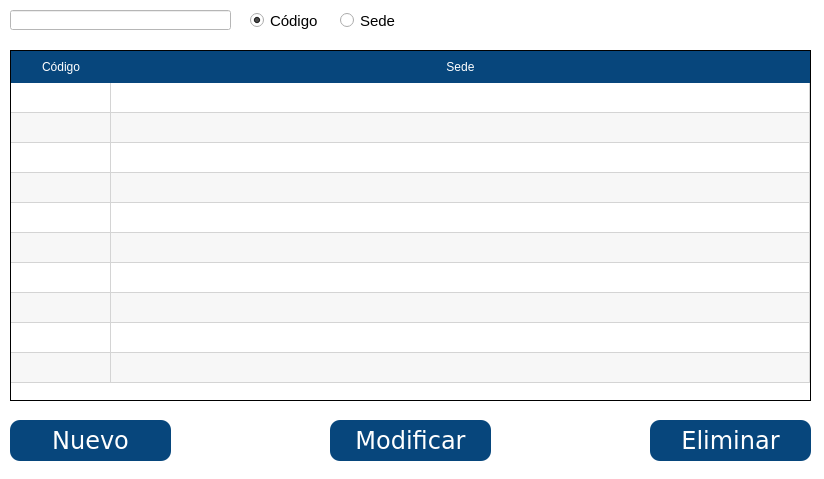
<?xml version="1.0" encoding="UTF-8"?>
<ui version="4.0">
 <class>Sedes</class>
 <widget class="QDialog" name="Sedes">
  <property name="geometry">
   <rect>
    <x>0</x>
    <y>0</y>
    <width>824</width>
    <height>479</height>
   </rect>
  </property>
  <property name="minimumSize">
   <size>
    <width>824</width>
    <height>479</height>
   </size>
  </property>
  <property name="maximumSize">
   <size>
    <width>824</width>
    <height>479</height>
   </size>
  </property>
  <property name="windowTitle">
   <string>Sedes</string>
  </property>
  <property name="styleSheet">
   <string notr="true">background-color: rgb(255, 255, 255);</string>
  </property>
  <widget class="QLineEdit" name="tx_buscar">
   <property name="geometry">
    <rect>
     <x>10</x>
     <y>10</y>
     <width>221</width>
     <height>20</height>
    </rect>
   </property>
   <property name="font">
    <font>
     <family>Tahoma</family>
     <pointsize>11</pointsize>
    </font>
   </property>
  </widget>
  <widget class="QRadioButton" name="radioButton_sede">
   <property name="geometry">
    <rect>
     <x>340</x>
     <y>10</y>
     <width>82</width>
     <height>21</height>
    </rect>
   </property>
   <property name="font">
    <font>
     <family>Tahoma</family>
     <pointsize>11</pointsize>
    </font>
   </property>
   <property name="focusPolicy">
    <enum>Qt::TabFocus</enum>
   </property>
   <property name="text">
    <string>Sede</string>
   </property>
  </widget>
  <widget class="QPushButton" name="bt_eliminar">
   <property name="geometry">
    <rect>
     <x>650</x>
     <y>420</y>
     <width>161</width>
     <height>41</height>
    </rect>
   </property>
   <property name="font">
    <font>
     <family>Verdana</family>
     <pointsize>18</pointsize>
     <weight>50</weight>
     <italic>false</italic>
     <bold>false</bold>
    </font>
   </property>
   <property name="focusPolicy">
    <enum>Qt::NoFocus</enum>
   </property>
   <property name="styleSheet">
    <string notr="true">background-color: rgb(7, 70, 124);
font: 18pt &quot;Verdana&quot;;
border-radius: 10px;
color: rgb(255, 255, 255);</string>
   </property>
   <property name="text">
    <string>Eliminar</string>
   </property>
   <property name="autoDefault">
    <bool>false</bool>
   </property>
   <property name="default">
    <bool>false</bool>
   </property>
   <property name="flat">
    <bool>false</bool>
   </property>
  </widget>
  <widget class="QTableWidget" name="tableWidgetSedes">
   <property name="geometry">
    <rect>
     <x>10</x>
     <y>50</y>
     <width>801</width>
     <height>351</height>
    </rect>
   </property>
   <property name="font">
    <font>
     <family>Verdana</family>
     <pointsize>11</pointsize>
     <weight>50</weight>
     <italic>false</italic>
     <bold>false</bold>
    </font>
   </property>
   <property name="focusPolicy">
    <enum>Qt::StrongFocus</enum>
   </property>
   <property name="styleSheet">
    <string notr="true">QHeaderView::section {
    background-color:  rgb(7, 70, 124);
	color: rgb(255, 255, 255);
	font: 12pt &quot;Verdana&quot;;
    border: 0px solid #ff0000;
    height: 32px;
}

QTableWidget {
	font: 11pt &quot;Verdana&quot;;
    border: 1px solid;
}

QTableWidget::item{
    selection-background-color: rgb(7, 70, 124);
	selection-color: rgb(255, 255, 255);
}
</string>
   </property>
   <property name="autoScroll">
    <bool>true</bool>
   </property>
   <property name="editTriggers">
    <set>QAbstractItemView::NoEditTriggers</set>
   </property>
   <property name="tabKeyNavigation">
    <bool>false</bool>
   </property>
   <property name="showDropIndicator" stdset="0">
    <bool>true</bool>
   </property>
   <property name="dragEnabled">
    <bool>false</bool>
   </property>
   <property name="dragDropOverwriteMode">
    <bool>true</bool>
   </property>
   <property name="alternatingRowColors">
    <bool>true</bool>
   </property>
   <property name="selectionMode">
    <enum>QAbstractItemView::SingleSelection</enum>
   </property>
   <property name="selectionBehavior">
    <enum>QAbstractItemView::SelectRows</enum>
   </property>
   <property name="textElideMode">
    <enum>Qt::ElideRight</enum>
   </property>
   <property name="showGrid">
    <bool>true</bool>
   </property>
   <property name="gridStyle">
    <enum>Qt::SolidLine</enum>
   </property>
   <property name="wordWrap">
    <bool>true</bool>
   </property>
   <property name="cornerButtonEnabled">
    <bool>true</bool>
   </property>
   <property name="rowCount">
    <number>10</number>
   </property>
   <property name="columnCount">
    <number>2</number>
   </property>
   <attribute name="horizontalHeaderVisible">
    <bool>true</bool>
   </attribute>
   <attribute name="horizontalHeaderCascadingSectionResizes">
    <bool>false</bool>
   </attribute>
   <attribute name="horizontalHeaderHighlightSections">
    <bool>false</bool>
   </attribute>
   <attribute name="horizontalHeaderShowSortIndicator" stdset="0">
    <bool>false</bool>
   </attribute>
   <attribute name="horizontalHeaderStretchLastSection">
    <bool>true</bool>
   </attribute>
   <attribute name="verticalHeaderVisible">
    <bool>false</bool>
   </attribute>
   <attribute name="verticalHeaderHighlightSections">
    <bool>true</bool>
   </attribute>
   <row/>
   <row/>
   <row/>
   <row/>
   <row/>
   <row/>
   <row/>
   <row/>
   <row/>
   <row/>
   <column>
    <property name="text">
     <string>Código</string>
    </property>
   </column>
   <column>
    <property name="text">
     <string>Sede</string>
    </property>
   </column>
  </widget>
  <widget class="QPushButton" name="bt_modificar">
   <property name="geometry">
    <rect>
     <x>330</x>
     <y>420</y>
     <width>161</width>
     <height>41</height>
    </rect>
   </property>
   <property name="font">
    <font>
     <family>Verdana</family>
     <pointsize>18</pointsize>
     <weight>50</weight>
     <italic>false</italic>
     <bold>false</bold>
    </font>
   </property>
   <property name="focusPolicy">
    <enum>Qt::NoFocus</enum>
   </property>
   <property name="styleSheet">
    <string notr="true">background-color: rgb(7, 70, 124);
font: 18pt &quot;Verdana&quot;;
border-radius: 10px;
color: rgb(255, 255, 255);</string>
   </property>
   <property name="text">
    <string>Modificar</string>
   </property>
   <property name="autoDefault">
    <bool>false</bool>
   </property>
   <property name="default">
    <bool>false</bool>
   </property>
   <property name="flat">
    <bool>false</bool>
   </property>
  </widget>
  <widget class="QRadioButton" name="radioButton_codigo">
   <property name="geometry">
    <rect>
     <x>250</x>
     <y>10</y>
     <width>81</width>
     <height>21</height>
    </rect>
   </property>
   <property name="font">
    <font>
     <family>Tahoma</family>
     <pointsize>11</pointsize>
    </font>
   </property>
   <property name="focusPolicy">
    <enum>Qt::TabFocus</enum>
   </property>
   <property name="text">
    <string>Código</string>
   </property>
   <property name="checked">
    <bool>true</bool>
   </property>
  </widget>
  <widget class="QPushButton" name="bt_nuevo">
   <property name="geometry">
    <rect>
     <x>10</x>
     <y>420</y>
     <width>161</width>
     <height>41</height>
    </rect>
   </property>
   <property name="font">
    <font>
     <family>Verdana</family>
     <pointsize>18</pointsize>
     <weight>50</weight>
     <italic>false</italic>
     <bold>false</bold>
    </font>
   </property>
   <property name="focusPolicy">
    <enum>Qt::NoFocus</enum>
   </property>
   <property name="styleSheet">
    <string notr="true">background-color: rgb(7, 70, 124);
font: 18pt &quot;Verdana&quot;;
border-radius: 10px;
color: rgb(255, 255, 255);</string>
   </property>
   <property name="text">
    <string>Nuevo</string>
   </property>
   <property name="autoDefault">
    <bool>false</bool>
   </property>
   <property name="default">
    <bool>false</bool>
   </property>
   <property name="flat">
    <bool>false</bool>
   </property>
  </widget>
 </widget>
 <resources/>
 <connections/>
</ui>
